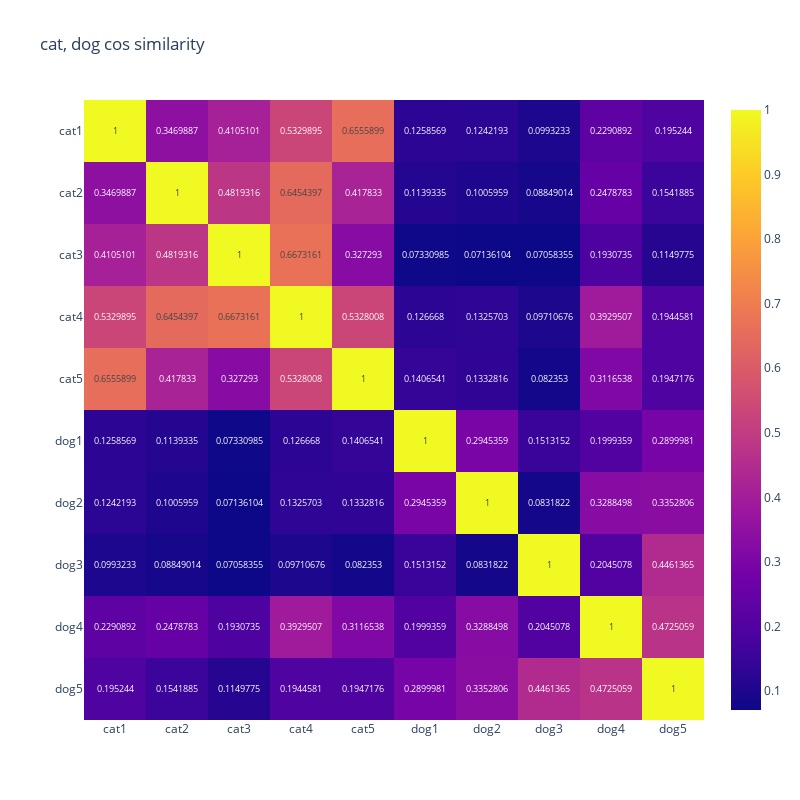

The cell this chart's notebook holds for it:
### Code cell
figure = px.imshow(
    cos_similarity,
    text_auto=True,
    x=names,
    y=names,
    width=800,
    height=800,
    title="cat, dog cos similarity",
)
figure.show()

### Figure 1 — Plotly figure (JSON) as saved in the notebook; plotly's stock layout.template omitted (floating-point values rounded to 4 significant figures)
{"data": [{"coloraxis": "coloraxis", "hovertemplate": "x: %{x}<br>y: %{y}<br>color: %{z}<extra></extra>", "name": "0", "texttemplate": "%{z}", "type": "heatmap", "x": ["cat1", "cat2", "cat3", "cat4", "cat5", "dog1", "dog2", "dog3", "dog4", "dog5"], "xaxis": "x", "y": ["cat1", "cat2", "cat3", "cat4", "cat5", "dog1", "dog2", "dog3", "dog4", "dog5"], "yaxis": "y", "z": [[1, 0.347, 0.4105, 0.533, 0.6556, 0.1259, 0.1242, 0.09932, 0.2291, 0.1952], [0.347, 1.0, 0.4819, 0.6454, 0.4178, 0.1139, 0.1006, 0.08849, 0.2479, 0.1542], [0.4105, 0.4819, 1, 0.6673, 0.3273, 0.07331, 0.07136, 0.07058, 0.1931, 0.115], [0.533, 0.6454, 0.6673, 1.0, 0.5328, 0.1267, 0.1326, 0.09711, 0.393, 0.1945], [0.6556, 0.4178, 0.3273, 0.5328, 1.0, 0.1407, 0.1333, 0.08235, 0.3117, 0.1947], [0.1259, 0.1139, 0.07331, 0.1267, 0.1407, 1, 0.2945, 0.1513, 0.1999, 0.29], [0.1242, 0.1006, 0.07136, 0.1326, 0.1333, 0.2945, 1, 0.08318, 0.3288, 0.3353], [0.09932, 0.08849, 0.07058, 0.09711, 0.08235, 0.1513, 0.08318, 1.0, 0.2045, 0.4461], [0.2291, 0.2479, 0.1931, 0.393, 0.3117, 0.1999, 0.3288, 0.2045, 1, 0.4725], [0.1952, 0.1542, 0.115, 0.1945, 0.1947, 0.29, 0.3353, 0.4461, 0.4725, 1]]}], "layout": {"coloraxis": {"colorscale": [[0, "#0d0887"], [0.1111, "#46039f"], [0.2222, "#7201a8"], [0.3333, "#9c179e"], [0.4444, "#bd3786"], [0.5556, "#d8576b"], [0.6667, "#ed7953"], [0.7778, "#fb9f3a"], [0.8889, "#fdca26"], [1, "#f0f921"]]}, "height": 800, "title": {"text": "cat, dog cos similarity"}, "width": 800, "xaxis": {"anchor": "y", "constrain": "domain", "domain": [0, 1], "scaleanchor": "y"}, "yaxis": {"anchor": "x", "autorange": "reversed", "constrain": "domain", "domain": [0, 1]}}}
